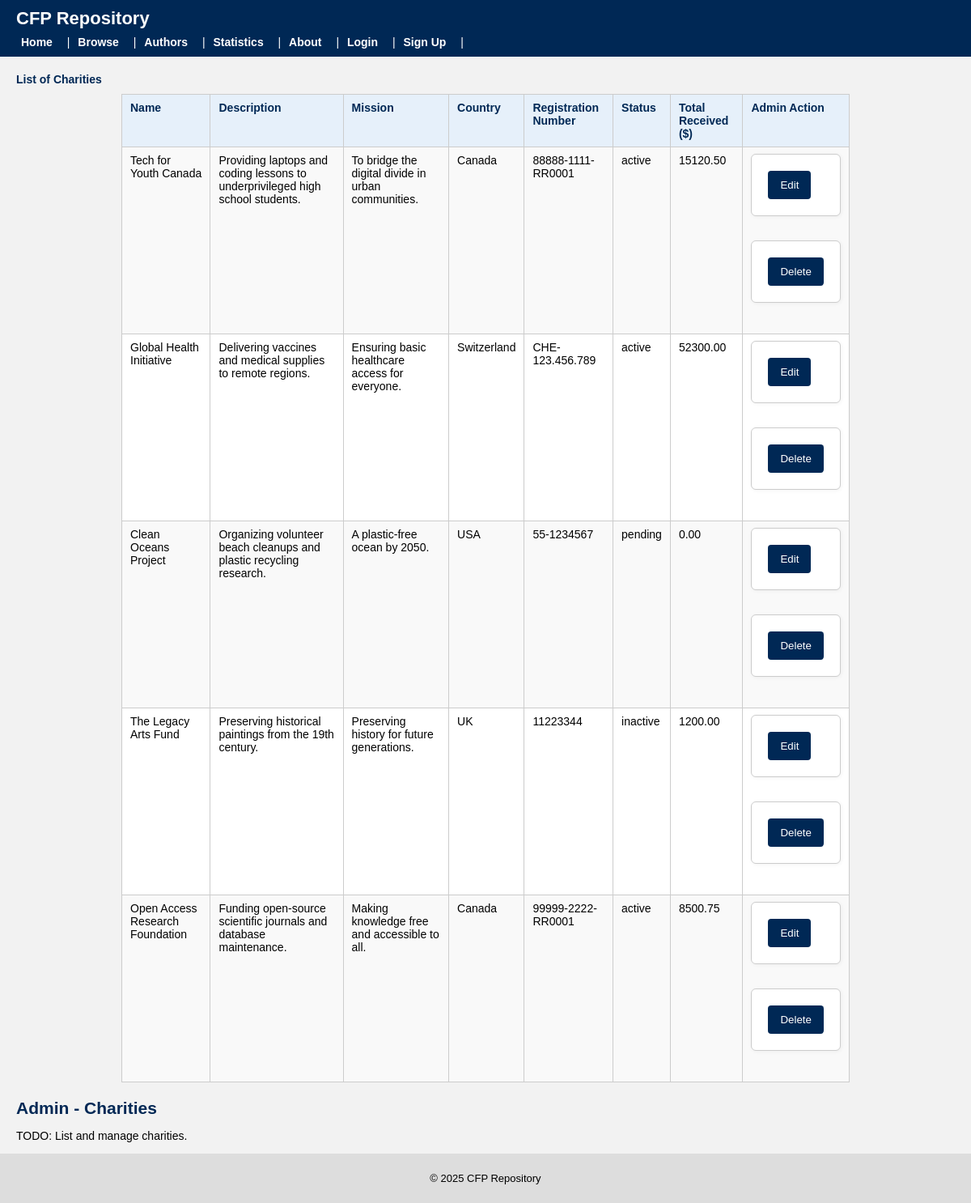
The page /admin_charities.php on the database its author committed.
### tables this page shows
CREATE TABLE `charity` (
  `charity_id` int(11) NOT NULL,
  `name` varchar(100) NOT NULL,
  `description` text DEFAULT NULL,
  `mission` varchar(255) DEFAULT NULL,
  `country` varchar(50) DEFAULT NULL,
  `registration_number` varchar(50) DEFAULT NULL,
  `status` enum('active','inactive','pending') DEFAULT 'pending',
  `total_received` decimal(12,2) DEFAULT NULL
);

### admin_charities.php (the view, shortened to what this page needs)
<?php
require 'db.php';
include 'header.php';
$sql_charity_details = "SELECT * FROM charity";
$result_charity_details = mysqli_query($conn, $sql_charity_details);
if ($result_charity_details) {
    if (mysqli_num_rows($result_charity_details) > 0) {
        echo '
        <h4>List of Charities</h4>
            <table border="1">
                <tr>
                    <th>Name</th>
                    <th>Description</th>
                    <th>Mission</th>
                    <th>Country</th>
                    <th>Registration Number</th>
                    <th>Status</th>
                    <th>Total Received ($)</th>
                    <th>Admin Action</th>
                </tr>
        ';
        while ($row = mysqli_fetch_assoc($result_charity_details)) {
            $charity_id = (int)$row['charity_id'];
            echo '
                <tr>
                    <td>' . htmlspecialchars($row['name']) . '</td>
                    <td>' . htmlspecialchars($row['description']) . '</td>
                    <td>' . htmlspecialchars($row['mission']) . '</td>
                    <td>' . htmlspecialchars($row['country']) . '</td>
                    <td>' . htmlspecialchars($row['registration_number']) . '</td>
                    <td>' . htmlspecialchars($row['status']) . '</td>
                    <td>' . htmlspecialchars($row['total_received']) . '</td>
                    <td>
                        <form method="get" action="admin_charities_edit.php">
                            <input type="hidden" name="charity_id" value="' . $charity_id . '">
                            <button type="submit" name="edit_charity">Edit</button>
                        </form>
                        <form method="post" action="admin_charities_delete.php"
                        onsubmit="return confirm(\'Are you sure you want to delete this charity? Related donation will also be removed.\');">
                            <input type="hidden" name="charity_id" value="' . $charity_id . '">
                            <button type="submit" name="delete_charity">Delete</button>
                        </form>
                    </td>
                </tr>
            ';
        }
        echo '</table>';
    }
}
?>
<h2>Admin - Charities</h2>
<p>TODO: List and manage charities.</p>
<?php include 'footer.php'; ?>

### header.php (shortened to what this page needs)
<?php
$is_logged_in = !empty($_SESSION['member_id']);
$is_author = !empty($_SESSION['orcid']);
$is_admin = (!empty($_SESSION['is_admin']) && $_SESSION['is_admin'] === true)
                || !empty($_SESSION['admin_id']);
$is_matrix_verified = (!empty($_SESSION['matrix_verified']) && $_SESSION['matrix_verified'] === true);
$is_fully_logged_in = ($is_logged_in && $is_matrix_verified);
$has_unread = !empty($_SESSION['has_unread']);
$unread_count = isset($_SESSION['unread_count']) ? (int)$_SESSION['unread_count'] : 0;
if ($unread_count <= 0) {
    $has_unread = false;
}
$show_plag_cases_link = false;
?>
<!DOCTYPE html>
<html lang="en">
<head>
    <link rel="stylesheet" href="css/style.css">
</head>
<body>
    <header>
        <h1>CFP Repository</h1>
        <nav>
            <a href="index.php">Home</a> |
            <a href="browse.php">Browse</a> |
            <a href="authors.php">Authors</a> |
            <a href="statistics.php">Statistics</a> |
            <a href="about.php">About</a> |
            <?php if ($is_fully_logged_in): ?>
                <a href="committees.php">Committees</a> |
                <?php if ($show_plag_cases_link): ?>
                    <a href="plagiarism_cases.php">Plagiarism Cases</a> |
                <?php endif; ?>
                <a href="messages_inbox.php">
                    Inbox<?php if ($has_unread) { echo ' (NEW)'; } ?>
                </a> |
                <?php if ($is_author): ?>
                    <a href="author_dashboard.php">Author Dashboard</a> |
                <?php endif; ?>
                <?php if ($is_admin): ?>
                    <a href="admin_dashboard.php">Admin Dashboard</a> |
                <?php endif; ?>
                <a href="my_account.php">My Account</a> |
                <a href="logout.php">Logout</a> |
            <?php elseif ($is_logged_in): ?>
                <!-- Email/password is verified but matrix not yet verified:
                     "partially logged in" only show Logout. -->
                <a href="logout.php">Logout</a> |
            <?php else: ?>
                <a href="login.php">Login</a> |
                <a href="signup.php">Sign Up</a> |
            <?php endif; ?>
        </nav>
    </header>
    <main>

### footer.php
</main>
    <footer>
        <p>&copy; <?php echo date('Y'); ?> CFP Repository</p>
    </footer>
</body>
</html>

### css/style.css (style rules this page uses)
:root { --primary: #002855; --secondary: #f2f2f2; --accent: #005fa3; --danger: #b30000; }
body { font-family: Arial, Helvetica, sans-serif; font-size: 14px; margin: 0; padding: 0 20px; background-color: var(--secondary); }
h2, h3, h4 { margin-top: 20px; margin-bottom: 10px; color: var(--primary); }
table { border-collapse: collapse; width: 100%; margin: 10px 0 20px 0; background-color: #ffffff; }
th, td { border: 1px solid #cccccc; padding: 8px 10px; text-align: left; vertical-align: top; }
th { background-color: #e6f0fa; font-weight: bold; color: var(--primary); }
tr:nth-child(even) { background-color: #f9f9f9; }
a { color: var(--accent); text-decoration: none; }
form { max-width: 400px; padding: 20px; background-color: white; border: 1px solid #ccc; border-radius: 6px; box-shadow: 1px 1px 5px rgba(0,0,0,0.05); margin-bottom: 30px; }
button[type="submit"] { background-color: var(--primary); color: white; padding: 10px 15px; border: none; border-radius: 4px; cursor: pointer; }
table { border-collapse: collapse; width: 80%; max-width: 900px; margin: 10px auto 20px; background-color: #ffffff; }
header { background-color: var(--primary); color: #ffffff; padding: 10px 20px; margin: 0 -20px 20px -20px; }
header h1 { margin: 0 0 8px 0; font-size: 22px; }
header nav { font-size: 14px; }
header nav a { color: #ffffff; font-weight: bold; margin-right: 8px; padding: 4px 6px; border-radius: 3px; }
footer { padding: 10px 20px; background-color: #ddd; text-align: center; margin: 0 -20px 0 -20px; font-size: 13px; }

### rows shown on the page
charity: name "Tech for Youth Canada", description "Providing laptops and coding lessons to underprivileged high school students.", mission "To bridge the digital divide in urban communities.", country "Canada", registration_number "88888-1111-RR0001", status "active", total_received "15120.50"
charity: name "Global Health Initiative", description "Delivering vaccines and medical supplies to remote regions.", mission "Ensuring basic healthcare access for everyone.", country "Switzerland", registration_number "CHE-123.456.789", status "active", total_received "52300.00"
charity: name "Clean Oceans Project", description "Organizing volunteer beach cleanups and plastic recycling research.", mission "A plastic-free ocean by 2050.", country "USA", registration_number "55-1234567", status "pending", total_received "0.00"
charity: name "The Legacy Arts Fund", description "Preserving historical paintings from the 19th century.", mission "Preserving history for future generations.", country "UK", registration_number "11223344", status "inactive", total_received "1200.00"
charity: name "Open Access Research Foundation", description "Funding open-source scientific journals and database maintenance.", mission "Making knowledge free and accessible to all.", country "Canada", registration_number "99999-2222-RR0001", status "active", total_received "8500.75"
